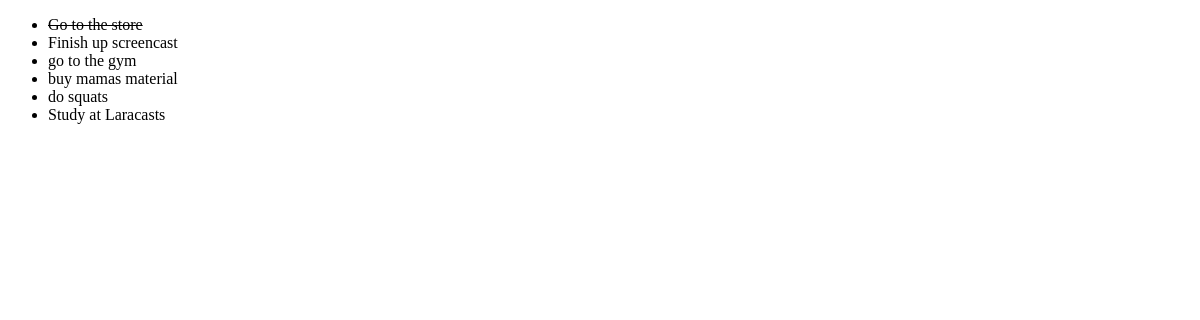
Before: / with the older database file.
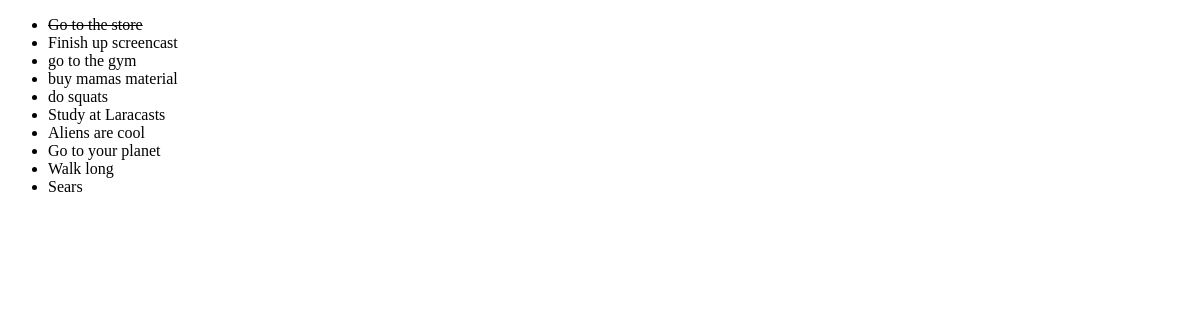
After: the same page with the newer database file.
### tables this page shows
CREATE TABLE todos (
id INTEGER NOT NULL PRIMARY KEY AUTOINCREMENT,
description TEXT NOT NULL,
completed INTEGER NOT NULL);

### src/Controllers/TodosController.php (called while the page is built, shortened)
<?php
class TodosController {
    public function index()
    {
        $todos = App::get('database')->fetchAll('todos');
        include 'views/index.tpl.php';
    }
}

### src/Router.php (called while the page is built, shortened)
<?php
class Router {
    protected $routes = [
        'GET' => [],
        'POST' => []
    ];
    public function get($uri, $controller)
    {
        $this->routes['GET'][$uri] = $controller;
    }
    public function post($uri, $controller)
    {
        $this->routes['POST'][$uri] = $controller;
    }
    public function direct($uri, $requestMethod)
    {
        $this->callAction(
            explode('@', $this->routes[$requestMethod][$uri])
        );
    }
    protected function callAction($controllerAction)
    {
        $action = $controllerAction[1];
        return (new $controllerClass)->$action();
    }
}

### index.php (called while the page is built, shortened)
<?php
Router::load('routes.php')
    ->direct(Request::uri(), Request::method());

### src/App.php (called while the page is built, shortened)
<?php
class App {
    protected static $container = [];
    public static function bind($key, $value)
    {
        static::$container[$key] = $value;
    }
    public static function get($key)
    {
        return static::$container[$key];
    }
}

### src/QueryBuilder.php (called while the page is built, shortened)
<?php
class QueryBuilder {
    protected $connection;
    public function __construct($connection)
    {
        $this->connection = $connection;
    }
    public function fetchAll($tableName)
    {
        return $this->connection->query("SELECT * FROM {$tableName}")->fetchAll(PDO::FETCH_CLASS);
    }
}

### views/index.tpl.php (the view, shortened to what this page needs)
<!DOCTYPE html>
<html>
<head>
</head>
<body>
    <ul>
        <?php foreach ($todos as $todo) : ?>
            <li>
                <?php if ($todo->completed) : ?>
                    <s><?php echo $todo->description; ?></s>
                <?php else : ?>
                    <?php echo $todo->description; ?>
                <?php endif; ?>
            </li>
        <?php endforeach; ?>
    </ul>
</body>
</html>

Changed rows visible on the page:
added todos: description "Aliens are cool"
added todos: description "Go to your planet"
added todos: description "Walk long"
added todos: description "Sears"
